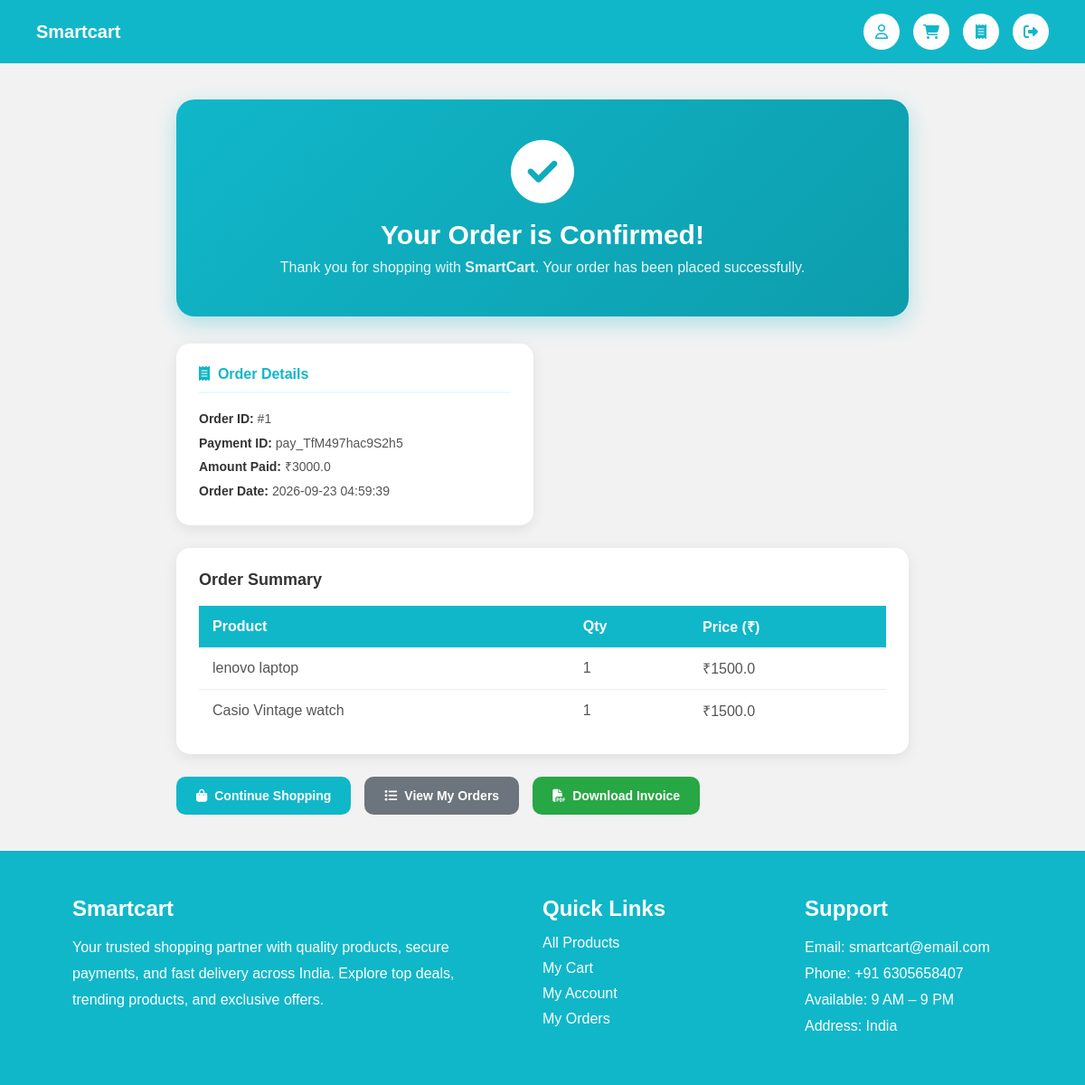
The page /user/order-success/1 (signed in) on the database its author committed.
### tables this page shows
CREATE TABLE orders (
            order_id INTEGER PRIMARY KEY AUTOINCREMENT,
            user_id INTEGER NOT NULL,
            razorpay_order_id TEXT,
            razorpay_payment_id TEXT,
            amount REAL NOT NULL,
            payment_status TEXT DEFAULT 'pending',
            created_at TIMESTAMP DEFAULT CURRENT_TIMESTAMP,
            FOREIGN KEY (user_id) REFERENCES users(user_id)
        );

CREATE TABLE order_items (
            item_id INTEGER PRIMARY KEY AUTOINCREMENT,
            order_id INTEGER NOT NULL,
            product_id INTEGER NOT NULL,
            product_name TEXT NOT NULL,
            quantity INTEGER NOT NULL,
            price REAL NOT NULL,
            FOREIGN KEY (order_id) REFERENCES orders(order_id),
            FOREIGN KEY (product_id) REFERENCES products(product_id)
        );

### app.py (the view)
@app.route('/user/order-success/<int:order_db_id>')
def order_success(order_db_id):
    if 'user_id' not in session:
        flash("Please login!", "danger")
        return redirect('/')
    conn=get_db_connection()
    cursor=conn.cursor()
    cursor.execute("SELECT * FROM orders WHERE order_id=? AND user_id=?", (order_db_id, session['user_id']))
    order=cursor.fetchone()
    cursor.execute('select * from order_items where order_id=?',(order_db_id,))
    items=cursor.fetchall()
    cursor.close()
    conn.close()
    if not order:
        flash("Order not found.", "danger")
        return redirect('/user/products')
    address = session.get('order_addresses', {}).get(str(order_db_id))
    return render_template("user/order_success.html", order=order, items=items, address=address)

### app.py (called while the page is built)
def get_db_connection():
    conn = sqlite3.connect("smartcart.db")
    conn.row_factory = sqlite3.Row
    conn.execute("PRAGMA foreign_keys = ON;")
    return conn

### templates/user/order_success.html (shortened to what this page needs)
{% extends 'base.html' %}
{% block css %}
<link rel="stylesheet" href="{{ url_for('static', filename='order_success.css') }}">
{% endblock %}
{% block content %}
<div class="success-page">
    <div class="success-banner">
        <i class="fa-solid fa-circle-check"></i>
        <h1>Your Order is Confirmed!</h1>
        <p>Thank you for shopping with <strong>SmartCart</strong>. Your order has been placed successfully.</p>
    </div>
    <div class="info-grid">
        <div class="info-card">
            <h3><i class="fa-solid fa-receipt"></i> &nbsp;Order Details</h3>
            <p><strong>Order ID:</strong> #{{ order.order_id }}</p>
            <p><strong>Payment ID:</strong> {{ order.razorpay_payment_id }}</p>
            <p><strong>Amount Paid:</strong> ₹{{ order.amount }}</p>
            <p><strong>Order Date:</strong> {{ order.created_at }}</p>
        </div>
    </div>
    <div class="items-card">
        <h3>Order Summary</h3>
        <table>
            <thead>
                <tr>
                    <th>Product</th>
                    <th>Qty</th>
                    <th>Price (₹)</th>
                </tr>
            </thead>
            <tbody>
                {% for it in items %}
                <tr>
                    <td>{{ it.product_name }}</td>
                    <td>{{ it.quantity }}</td>
                    <td>₹{{ it.price }}</td>
                </tr>
                {% endfor %}
            </tbody>
        </table>
    </div>
    <div class="action-buttons">
        <a href="/user/products" class="action-btn primary-btn">
            <i class="fa-solid fa-bag-shopping"></i> Continue Shopping
        </a>
        <a href="/user/my-orders" class="action-btn secondary-btn">
            <i class="fa-solid fa-list"></i> View My Orders
        </a>
        <a href="/user/download-invoice/{{ order.order_id }}" class="action-btn invoice-btn">
            <i class="fa-solid fa-file-pdf"></i> Download Invoice
        </a>
    </div>
</div>
{% endblock %}

### static/base.css (style rules this page uses)
* { margin:0; padding:0; box-sizing:border-box; font-family:Arial, Helvetica, sans-serif; }
body { min-height:100vh; display:flex; flex-direction:column; background:#f2f2f2; }

### static/order_success.css (style rules this page uses)
.success-page { max-width:850px; margin:40px auto; padding:0 20px; }
.success-banner { background:linear-gradient(135deg,#10b7c9,#0d9dad); color:white; text-align:center; padding:45px 30px; border-radius:20px; margin-bottom:30px; box-shadow:0 8px 25px rgba(16,183,201,0.3); }
.success-banner i { font-size:70px; margin-bottom:18px; display:block; }
.success-banner h1 { font-size:30px; margin-bottom:10px; }
.success-banner p { font-size:16px; opacity:0.9; }
.info-grid { display:grid; grid-template-columns:1fr 1fr; gap:20px; margin-bottom:25px; }
.info-card { background:white; border-radius:15px; padding:25px; box-shadow:0 4px 15px rgba(0,0,0,0.08); }
.info-card h3 { color:#10b7c9; margin-bottom:15px; font-size:16px; border-bottom:2px solid #e8fbfd; padding-bottom:10px; }
.info-card p { color:#555; line-height:1.9; font-size:14px; }
.info-card p strong { color:#333; }
.items-card { background:white; border-radius:15px; padding:25px; box-shadow:0 4px 15px rgba(0,0,0,0.08); margin-bottom:25px; overflow-x:auto; }
.items-card h3 { color:#333; margin-bottom:18px; font-size:18px; }
.items-card table { width:100%; border-collapse:collapse; min-width:400px; }
.items-card thead { background:#10b7c9; color:white; }
.items-card thead th { padding:12px 15px; text-align:left; font-weight:600; }
.items-card tbody td { padding:12px 15px; border-bottom:1px solid #eee; color:#555; }
.items-card tbody tr:last-child td { border-bottom:none; }
.action-buttons { display:flex; gap:15px; flex-wrap:wrap; margin-bottom:30px; }
.action-btn { text-decoration:none; padding:13px 22px; border-radius:10px; font-weight:600; font-size:14px; transition:0.3s; display:inline-flex; align-items:center; gap:8px; }
.primary-btn { background:#10b7c9; color:white; }
.secondary-btn { background:#6c757d; color:white; }
.invoice-btn { background:#28a745; color:white; }

### rows shown on the page
orders: order_id "1", razorpay_payment_id "pay_TfM497hac9S2h5", amount "3000.0", created_at "2026-09-23 04:59:39"
order_items: product_name "lenovo laptop", quantity "1", price "1500.0"
order_items: product_name "Casio Vintage watch", quantity "1", price "1500.0"
